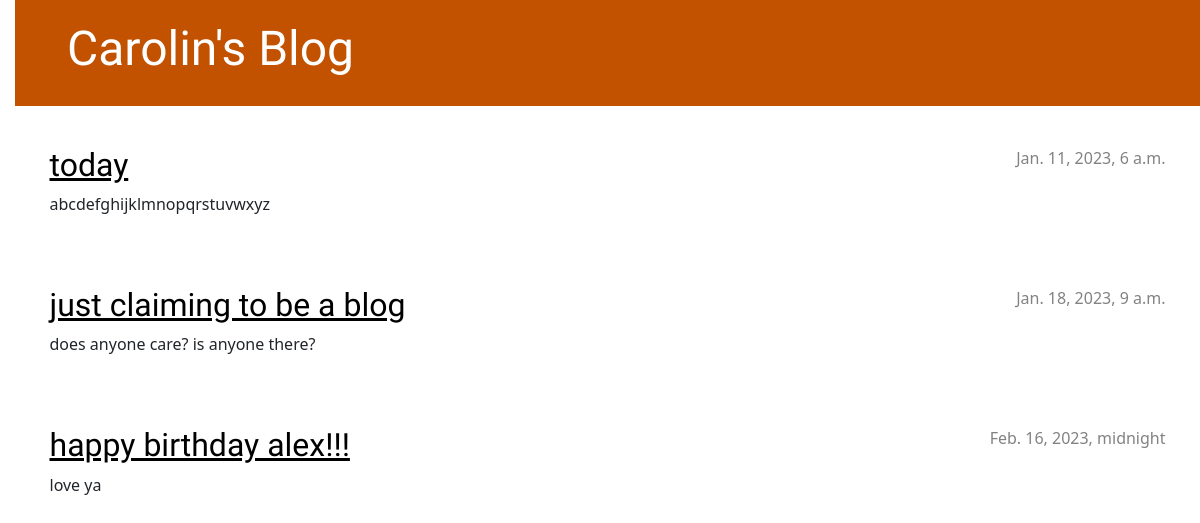
The app's page /, older data.
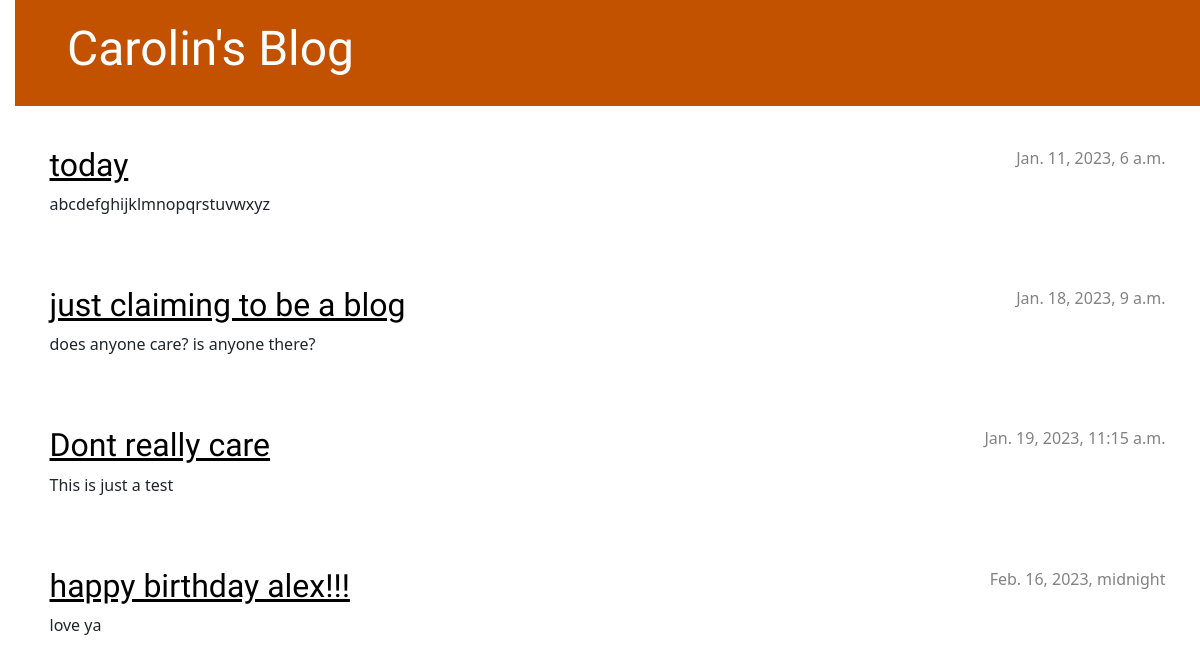
The same page, newer data.
### blog/models.py (models this page shows, shortened)
class Post(models.Model):
    author = models.ForeignKey(settings.AUTH_USER_MODEL, on_delete=models.CASCADE)
    title = models.CharField(max_length=200)
    text = models.TextField()
    created_date = models.DateTimeField(default=timezone.now)
    published_date = models.DateTimeField(blank=True, null=True)

### blog/views.py (the view)
# urls.py: path('', views.post_list, name='post_list'),
def post_list(request):
    posts = Post.objects.filter(published_date__lte=timezone.now()).order_by('published_date')
    return render(request, 'blog/post_list.html', {'posts': posts})

### blog/templates/blog/post_list.html
{% extends 'blog/base.html' %}
{% block content %}
    {% for post in posts %}
        <article class="post">
            <time class="date">
                {{ post.published_date }}
            </time>
            <h2><a href="{% url 'post_detail' pk=post.pk %}">{{ post.title }}</a></h2>
            <p>{{ post.text|linebreaksbr }}</p>
        </article>
    {% endfor %}
{% endblock %}

### blog/templates/blog/base.html (shortened to what this page needs)
{% load static %}
<!DOCTYPE html>
<html>
    <head>
        <link rel="stylesheet" href="https://cdn.jsdelivr.net/npm/bootstrap@5.1.3/dist/css/bootstrap.min.css">
        <link rel="stylesheet" href="{% static 'css/blog.css' %}">
    </head>
    <body>
        <header class="page-header">
          <div class="container">
            <h1><a href="/">Carolin's Blog</a></h1>
          </div>
        </header>
        <main class="container">
            <div class="row">
                <div class="col">
                {% block content %}
                {% endblock %}
                </div>
            </div>
        </main>
    </body>
</html>

### blog/static/css/blog.css (style rules this page uses)
h1 a, h2 a { color: #C25100; font-family: 'Lobster'; }
body { padding-left: 15px; }
.page-header { background-color: #C25100; margin-top: 0; margin-bottom: 40px; padding: 20px 20px 20px 40px; }
.page-header h1, .page-header h1 a, .page-header h1 a:visited, .page-header h1 a:active { color: #ffffff; font-size: 36pt; text-decoration: none; }
h1, h2, h3, h4 { font-family: 'Lobster', cursive; }
.date { color: #828282; }
.post { margin-bottom: 70px; }
.post h2 a, .post h2 a:visited { color: #000000; }
.post > .date, .post > .actions { float: right; }

Row changes from the older to the newer data that the page shows:
added Post: published_date "Jan. 19, 2023, 11:15 a.m.", title "Dont really care", text "This is just a test"
